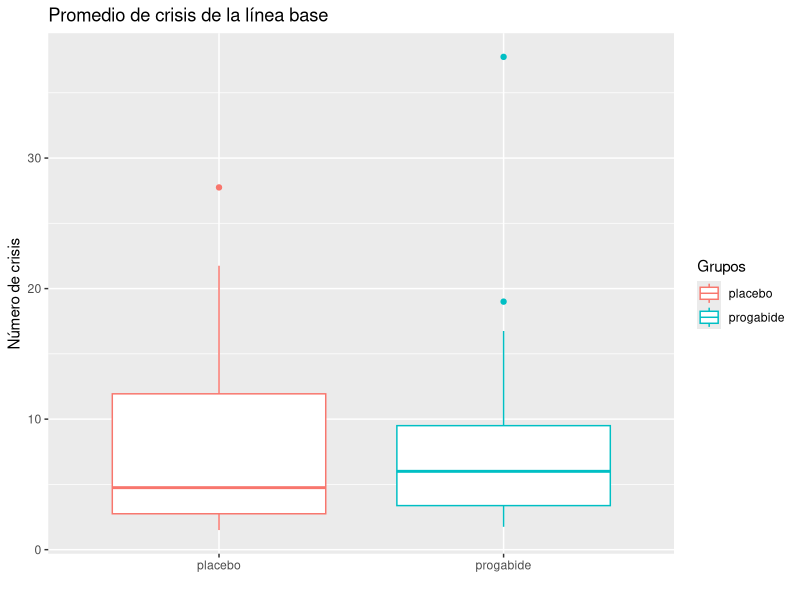
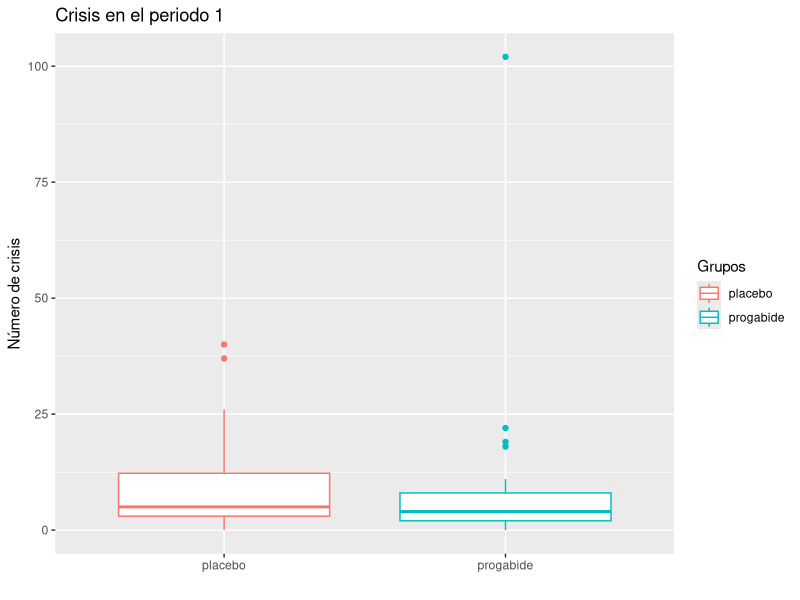
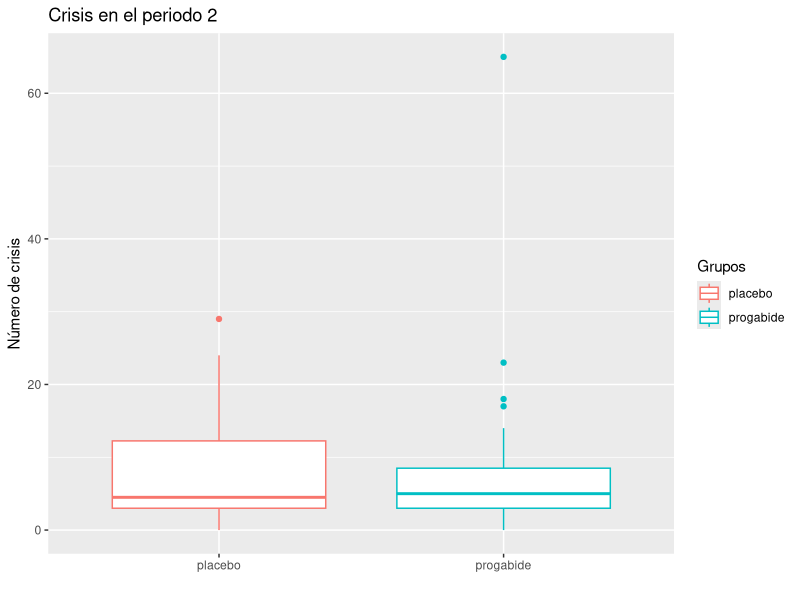
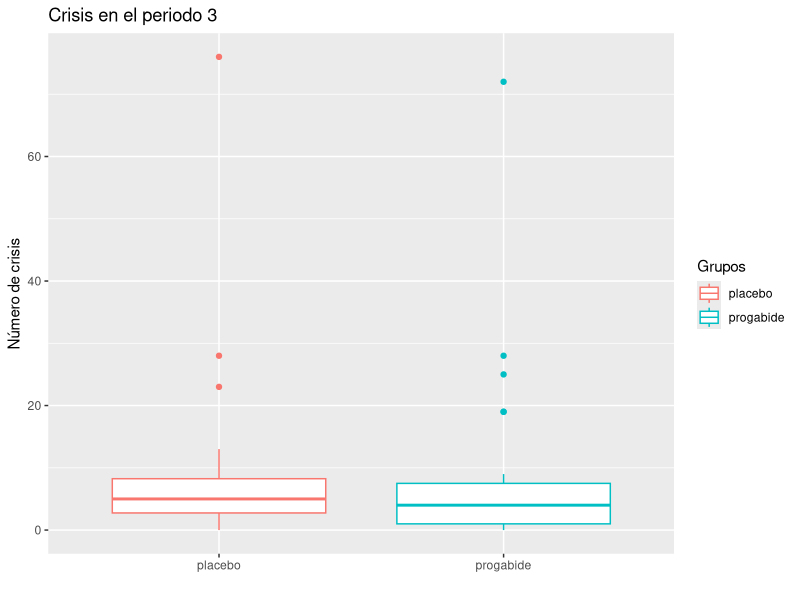
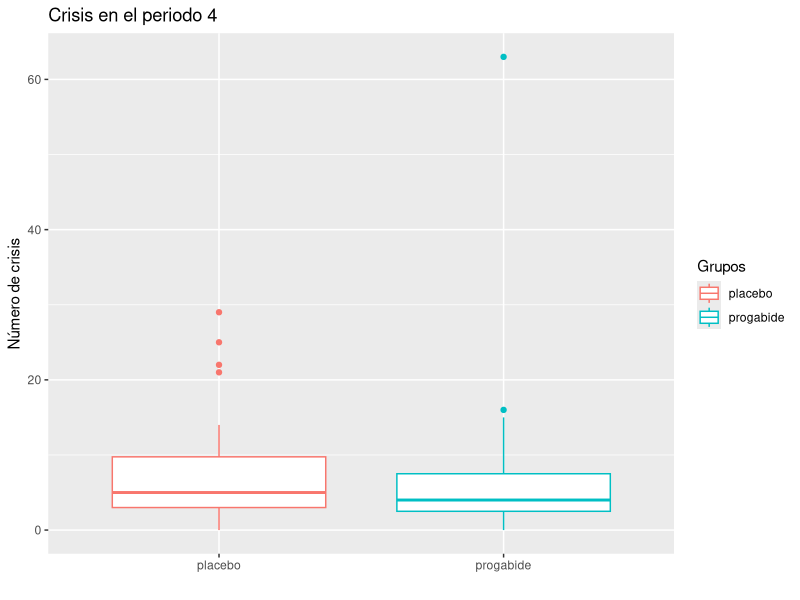

Reproduce these figures in R, in order.
## ---- chunk 1
library(ggplot2)
## ---- chunk 2
epilepsia = MASS::epil
## ---- chunk 3
str(epilepsia)
## ---- chunk 4
sujeto <- unique(epilepsia$subject)
Grupos <- as.factor(epilepsia$trt[epilepsia$period == 1])
lb_prom <- epilepsia$base[epilepsia$period == 1]/4
p1 <- epilepsia$y[epilepsia$period == 1]
p2 <- epilepsia$y[epilepsia$period == 2]
p3 <- epilepsia$y[epilepsia$period == 3]
p4 <- epilepsia$y[epilepsia$period == 4]
prop_p1 <- p1/lb_prom
prop_p2 <- p2/lb_prom
prop_p3 <- p3/lb_prom
prop_p4 <- p4/lb_prom

## ---- chunk 5
epil.df <- data.frame(sujeto, Grupos, lb_prom, p1, p2, p3, p4, prop_p1, prop_p2, prop_p3, prop_p4)
## ---- chunk 6
#placebo_p1 = epil.df[epil.df$periodo %in% 1 & epil.df$grupo == "placebo", ]
#progabide_p1 = epil.df[epil.df$periodo %in% 1 & epil.df$grupo == "progabide", ]
#head(placebo_p1)
## ---- chunk 7
#sd(progabide_p1$lb)
## ---- chunk 8
#summary(placebo_p1$lb)
## ---- chunk 9
#summary(progabide_p1$lb)
## ---- chunk 10
#periodo = 1
#placebo = epil.df[epil.df$periodo %in% periodo & epil.df$grupo == "placebo", ]
#progabide = epil.df[epil.df$periodo %in% periodo & epil.df$grupo == "progabide", ]
#summary(placebo$crisis_proporcion)
#summary(progabide$crisis_proporcion)
## ---- chunk 11
#periodo = 2
#placebo = epil.df[epil.df$periodo %in% periodo & epil.df$grupo == "placebo", ]
#progabide = epil.df[epil.df$periodo %in% periodo & epil.df$grupo == "progabide", ]
#summary(placebo$crisis_proporcion)
#summary(progabide$crisis_proporcion)
## ---- chunk 12
#periodo = 3
#placebo = epil.df[epil.df$periodo %in% periodo & epil.df$grupo == "placebo", ]
#progabide = epil.df[epil.df$periodo %in% periodo & epil.df$grupo == "progabide", ]
#summary(placebo$crisis_proporcion)
#summary(progabide$crisis_proporcion)
## ---- chunk 13
#periodo = 4
#placebo = epil.df[epil.df$periodo %in% periodo & epil.df$grupo == "placebo", ]
#progabide = epil.df[epil.df$periodo %in% periodo & epil.df$grupo == "progabide", ]
#summary(placebo$crisis_proporcion)
#summary(progabide$crisis_proporcion)
## ---- chunk 14
summary(epil.df)
## ---- chunk 15
lb_grafica <- ggplot(epil.df) + 
  geom_boxplot(aes(x = Grupos, y = lb_prom, color = Grupos)) +
  ylab("Número de crisis") +
  xlab(" ") +
  ggtitle("Promedio de crisis de la línea base")
## ---- chunk 16
lb_grafica
## ---- chunk 17
p1_grafica <- ggplot(epil.df) + 
  geom_boxplot(aes(x = Grupos, y = p1, color = Grupos)) +
  ylab("Número de crisis") +
  xlab(" ") +
  ggtitle("Crisis en el periodo 1")
## ---- chunk 18
p1_grafica
## ---- chunk 19
p2_grafica <- ggplot(epil.df) + 
  geom_boxplot(aes(x = Grupos, y = p2, color = Grupos)) +
  ylab("Número de crisis") +
  xlab(" ") +
  ggtitle("Crisis en el periodo 2")
## ---- chunk 20
p2_grafica
## ---- chunk 21
p3_grafica <- ggplot(epil.df) + 
  geom_boxplot(aes(x = Grupos, y = p3, color = Grupos)) +
  ylab("Número de crisis") +
  xlab(" ") +
  ggtitle("Crisis en el periodo 3")
## ---- chunk 22
p3_grafica
## ---- chunk 23
p4_grafica <- ggplot(epil.df) + 
  geom_boxplot(aes(x = Grupos, y = p4, color = Grupos)) +
  ylab("Número de crisis") +
  xlab(" ") +
  ggtitle("Crisis en el periodo 4")
## ---- chunk 24
p4_grafica
## ---- chunk 25
shapiro.test(epil.df$lb_prom[epil.df$Grupos == "placebo"])
shapiro.test(epil.df$p1[epil.df$Grupos == "placebo"])
shapiro.test(epil.df$p2[epil.df$Grupos == "placebo"])
shapiro.test(epil.df$p3[epil.df$Grupos == "placebo"])
shapiro.test(epil.df$p4[epil.df$Grupos == "placebo"])

#Ninguna de las distribuciones son normales
#Se procede a hacer pruebas no paramétricas, para comparar la línea base con cada periodo
## ---- chunk 26
shapiro.test(epil.df$lb_prom[epil.df$Grupos == "progabide"])
shapiro.test(epil.df$p1[epil.df$Grupos == "progabide"])
shapiro.test(epil.df$p2[epil.df$Grupos == "progabide"])
shapiro.test(epil.df$p3[epil.df$Grupos == "progabide"])
shapiro.test(epil.df$p4[epil.df$Grupos == "progabide"])
## ---- chunk 27

## ---- chunk 28
# comparación entre grupos por periodo: u mann (en R es wilcox.test())
# comparar dentro del mismo grupo: friedman.test() # versión no paramétrica de la anova de medidas repetidas
